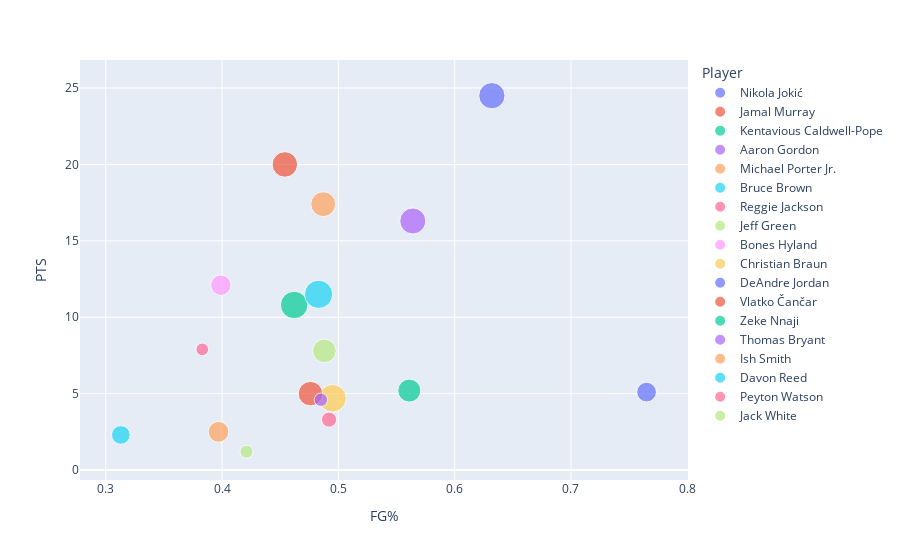

The code cell stored with this chart in its notebook:
### Markdown cell above
Below, we compared different players on the Nuggets' data and took a closer look at Kentavious Caldwell-Pope (KCP).

### Code cell
fig = px.scatter(
    clean_data,
    x="FG%",
    y="PTS",
    color=clean_data.index,
    size=clean_data["G"] 
)

fig.show()

### Figure 1 — Plotly figure (JSON) as saved in the notebook; plotly's stock layout.template omitted (floating-point values rounded to 4 significant figures)
{"data": [{"hovertemplate": "Player=Nikola Jokić<br>FG%=%{x}<br>PTS=%{y}<br>G=%{marker.size}<extra></extra>", "legendgroup": "Nikola Jokić", "marker": {"color": "#636efa", "size": [69], "sizemode": "area", "sizeref": 0.2, "symbol": "circle"}, "mode": "markers", "name": "Nikola Jokić", "orientation": "v", "showlegend": true, "type": "scatter", "x": [0.632], "xaxis": "x", "y": [24.5], "yaxis": "y"}, {"hovertemplate": "Player=Jamal Murray<br>FG%=%{x}<br>PTS=%{y}<br>G=%{marker.size}<extra></extra>", "legendgroup": "Jamal Murray", "marker": {"color": "#EF553B", "size": [65], "sizemode": "area", "sizeref": 0.2, "symbol": "circle"}, "mode": "markers", "name": "Jamal Murray", "orientation": "v", "showlegend": true, "type": "scatter", "x": [0.454], "xaxis": "x", "y": [20], "yaxis": "y"}, {"hovertemplate": "Player=Kentavious Caldwell-Pope<br>FG%=%{x}<br>PTS=%{y}<br>G=%{marker.size}<extra></extra>", "legendgroup": "Kentavious Caldwell-Pope", "marker": {"color": "#00cc96", "size": [76], "sizemode": "area", "sizeref": 0.2, "symbol": "circle"}, "mode": "markers", "name": "Kentavious Caldwell-Pope", "orientation": "v", "showlegend": true, "type": "scatter", "x": [0.462], "xaxis": "x", "y": [10.8], "yaxis": "y"}, {"hovertemplate": "Player=Aaron Gordon<br>FG%=%{x}<br>PTS=%{y}<br>G=%{marker.size}<extra></extra>", "legendgroup": "Aaron Gordon", "marker": {"color": "#ab63fa", "size": [68], "sizemode": "area", "sizeref": 0.2, "symbol": "circle"}, "mode": "markers", "name": "Aaron Gordon", "orientation": "v", "showlegend": true, "type": "scatter", "x": [0.564], "xaxis": "x", "y": [16.3], "yaxis": "y"}, {"hovertemplate": "Player=Michael Porter Jr.<br>FG%=%{x}<br>PTS=%{y}<br>G=%{marker.size}<extra></extra>", "legendgroup": "Michael Porter Jr.", "marker": {"color": "#FFA15A", "size": [62], "sizemode": "area", "sizeref": 0.2, "symbol": "circle"}, "mode": "markers", "name": "Michael Porter Jr.", "orientation": "v", "showlegend": true, "type": "scatter", "x": [0.487], "xaxis": "x", "y": [17.4], "yaxis": "y"}, {"hovertemplate": "Player=Bruce Brown<br>FG%=%{x}<br>PTS=%{y}<br>G=%{marker.size}<extra></extra>", "legendgroup": "Bruce Brown", "marker": {"color": "#19d3f3", "size": [80], "sizemode": "area", "sizeref": 0.2, "symbol": "circle"}, "mode": "markers", "name": "Bruce Brown", "orientation": "v", "showlegend": true, "type": "scatter", "x": [0.483], "xaxis": "x", "y": [11.5], "yaxis": "y"}, {"hovertemplate": "Player=Reggie Jackson<br>FG%=%{x}<br>PTS=%{y}<br>G=%{marker.size}<extra></extra>", "legendgroup": "Reggie Jackson", "marker": {"color": "#FF6692", "size": [16], "sizemode": "area", "sizeref": 0.2, "symbol": "circle"}, "mode": "markers", "name": "Reggie Jackson", "orientation": "v", "showlegend": true, "type": "scatter", "x": [0.383], "xaxis": "x", "y": [7.9], "yaxis": "y"}, {"hovertemplate": "Player=Jeff Green<br>FG%=%{x}<br>PTS=%{y}<br>G=%{marker.size}<extra></extra>", "legendgroup": "Jeff Green", "marker": {"color": "#B6E880", "size": [56], "sizemode": "area", "sizeref": 0.2, "symbol": "circle"}, "mode": "markers", "name": "Jeff Green", "orientation": "v", "showlegend": true, "type": "scatter", "x": [0.488], "xaxis": "x", "y": [7.8], "yaxis": "y"}, {"hovertemplate": "Player=Bones Hyland<br>FG%=%{x}<br>PTS=%{y}<br>G=%{marker.size}<extra></extra>", "legendgroup": "Bones Hyland", "marker": {"color": "#FF97FF", "size": [42], "sizemode": "area", "sizeref": 0.2, "symbol": "circle"}, "mode": "markers", "name": "Bones Hyland", "orientation": "v", "showlegend": true, "type": "scatter", "x": [0.399], "xaxis": "x", "y": [12.1], "yaxis": "y"}, {"hovertemplate": "Player=Christian Braun<br>FG%=%{x}<br>PTS=%{y}<br>G=%{marker.size}<extra></extra>", "legendgroup": "Christian Braun", "marker": {"color": "#FECB52", "size": [76], "sizemode": "area", "sizeref": 0.2, "symbol": "circle"}, "mode": "markers", "name": "Christian Braun", "orientation": "v", "showlegend": true, "type": "scatter", "x": [0.495], "xaxis": "x", "y": [4.7], "yaxis": "y"}, {"hovertemplate": "Player=DeAndre Jordan<br>FG%=%{x}<br>PTS=%{y}<br>G=%{marker.size}<extra></extra>", "legendgroup": "DeAndre Jordan", "marker": {"color": "#636efa", "size": [39], "sizemode": "area", "sizeref": 0.2, "symbol": "circle"}, "mode": "markers", "name": "DeAndre Jordan", "orientation": "v", "showlegend": true, "type": "scatter", "x": [0.765], "xaxis": "x", "y": [5.1], "yaxis": "y"}, {"hovertemplate": "Player=Vlatko Čančar<br>FG%=%{x}<br>PTS=%{y}<br>G=%{marker.size}<extra></extra>", "legendgroup": "Vlatko Čančar", "marker": {"color": "#EF553B", "size": [60], "sizemode": "area", "sizeref": 0.2, "symbol": "circle"}, "mode": "markers", "name": "Vlatko Čančar", "orientation": "v", "showlegend": true, "type": "scatter", "x": [0.476], "xaxis": "x", "y": [5], "yaxis": "y"}, {"hovertemplate": "Player=Zeke Nnaji<br>FG%=%{x}<br>PTS=%{y}<br>G=%{marker.size}<extra></extra>", "legendgroup": "Zeke Nnaji", "marker": {"color": "#00cc96", "size": [53], "sizemode": "area", "sizeref": 0.2, "symbol": "circle"}, "mode": "markers", "name": "Zeke Nnaji", "orientation": "v", "showlegend": true, "type": "scatter", "x": [0.561], "xaxis": "x", "y": [5.2], "yaxis": "y"}, {"hovertemplate": "Player=Thomas Bryant<br>FG%=%{x}<br>PTS=%{y}<br>G=%{marker.size}<extra></extra>", "legendgroup": "Thomas Bryant", "marker": {"color": "#ab63fa", "size": [18], "sizemode": "area", "sizeref": 0.2, "symbol": "circle"}, "mode": "markers", "name": "Thomas Bryant", "orientation": "v", "showlegend": true, "type": "scatter", "x": [0.485], "xaxis": "x", "y": [4.6], "yaxis": "y"}, {"hovertemplate": "Player=Ish Smith<br>FG%=%{x}<br>PTS=%{y}<br>G=%{marker.size}<extra></extra>", "legendgroup": "Ish Smith", "marker": {"color": "#FFA15A", "size": [43], "sizemode": "area", "sizeref": 0.2, "symbol": "circle"}, "mode": "markers", "name": "Ish Smith", "orientation": "v", "showlegend": true, "type": "scatter", "x": [0.397], "xaxis": "x", "y": [2.5], "yaxis": "y"}, {"hovertemplate": "Player=Davon Reed<br>FG%=%{x}<br>PTS=%{y}<br>G=%{marker.size}<extra></extra>", "legendgroup": "Davon Reed", "marker": {"color": "#19d3f3", "size": [35], "sizemode": "area", "sizeref": 0.2, "symbol": "circle"}, "mode": "markers", "name": "Davon Reed", "orientation": "v", "showlegend": true, "type": "scatter", "x": [0.313], "xaxis": "x", "y": [2.3], "yaxis": "y"}, {"hovertemplate": "Player=Peyton Watson<br>FG%=%{x}<br>PTS=%{y}<br>G=%{marker.size}<extra></extra>", "legendgroup": "Peyton Watson", "marker": {"color": "#FF6692", "size": [23], "sizemode": "area", "sizeref": 0.2, "symbol": "circle"}, "mode": "markers", "name": "Peyton Watson", "orientation": "v", "showlegend": true, "type": "scatter", "x": [0.492], "xaxis": "x", "y": [3.3], "yaxis": "y"}, {"hovertemplate": "Player=Jack White<br>FG%=%{x}<br>PTS=%{y}<br>G=%{marker.size}<extra></extra>", "legendgroup": "Jack White", "marker": {"color": "#B6E880", "size": [17], "sizemode": "area", "sizeref": 0.2, "symbol": "circle"}, "mode": "markers", "name": "Jack White", "orientation": "v", "showlegend": true, "type": "scatter", "x": [0.421], "xaxis": "x", "y": [1.2], "yaxis": "y"}], "layout": {"legend": {"itemsizing": "constant", "title": {"text": "Player"}, "tracegroupgap": 0}, "margin": {"t": 60}, "xaxis": {"anchor": "y", "domain": [0, 1], "title": {"text": "FG%"}}, "yaxis": {"anchor": "x", "domain": [0, 1], "title": {"text": "PTS"}}}}
